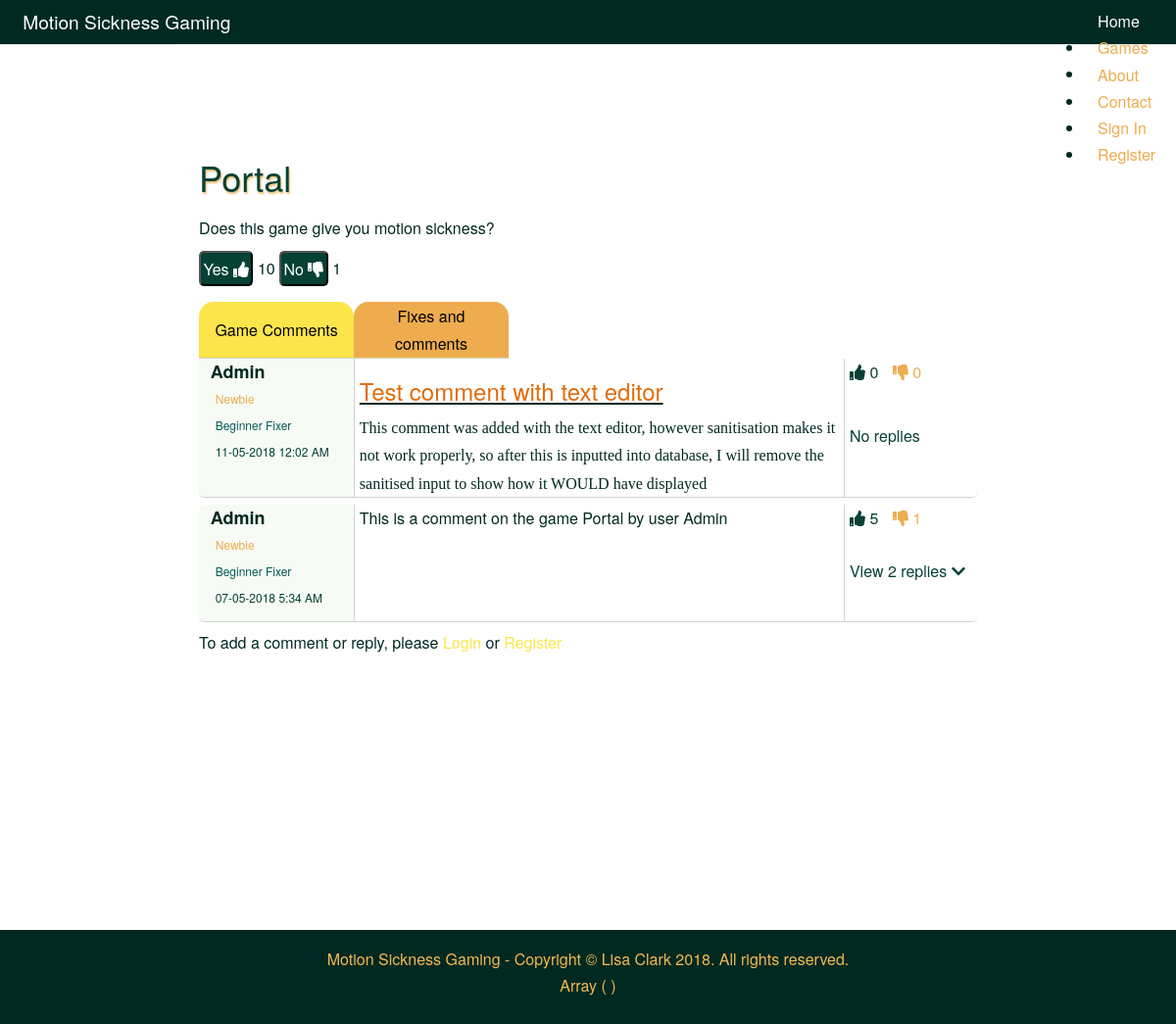
/view/php/individual_games.php?gameID=1, run on the app's committed database.
### tables this page shows
CREATE TABLE `game` (
  `gameID` int(10) UNSIGNED NOT NULL,
  `gameName` varchar(100) NOT NULL,
  `gameThUp` int(10) UNSIGNED NOT NULL,
  `gameThDown` int(10) UNSIGNED NOT NULL,
  `gameDate` datetime NOT NULL DEFAULT CURRENT_TIMESTAMP
);

CREATE TABLE `gamecomm` (
  `gameCommID` int(10) UNSIGNED NOT NULL,
  `gameComment` text NOT NULL,
  `gameCommDateTime` timestamp NOT NULL DEFAULT CURRENT_TIMESTAMP,
  `gameCommThUp` int(10) UNSIGNED NOT NULL,
  `gameCommThDown` int(10) UNSIGNED NOT NULL,
  `userID` int(10) UNSIGNED NOT NULL,
  `gameID` int(10) UNSIGNED NOT NULL,
  `deleted` tinyint(1) NOT NULL
);

CREATE TABLE `user` (
  `userID` int(10) UNSIGNED NOT NULL,
  `username` varchar(30) NOT NULL,
  `password` varchar(512) NOT NULL,
  `userCreateDate` datetime NOT NULL DEFAULT CURRENT_TIMESTAMP,
  `acctStatus` int(10) UNSIGNED NOT NULL
);

### model/dbfunctions.php (called while the page is built, shortened)
<?php
function get_one_game($gameID) {
    $selectonegame = "SELECT * FROM game WHERE gameID='" . $_GET['gameID'] . "'";
    include 'connect.php';
    $stmt = $conn->prepare($selectonegame);
    $result = $stmt->execute();
    return $stmt->fetch(PDO::FETCH_ASSOC);
}
function getGameComments($gameid) {
    $comment = "SELECT user.username, gameComment, gameCommDateTime, gameCommThUp, gameCommThDown, gameComm.userID, gameID, gameCommID
    FROM gamecomm
    INNER JOIN user ON user.userID = gameComm.userID
    WHERE gameID ='" . $gameid . "'
    ORDER BY gameCommDateTime DESC";
    include 'connect.php';
    $stmt = $conn->prepare($comment);
    $stmt->execute();
    return $stmt->fetchAll(PDO::FETCH_ASSOC);
}
function getThumbs($userID) {
    $rep= "SELECT user.userID, user.username, SUM(IFNULL(a.commthumbs,0)+IFNULL(b.commthumbs,0)+IFNULL(c.commthumbs,0)+IFNULL(d.commthumbs,0)) AS 'commthumbs',
    IFNULL(e.fixthumbs,0) AS 'fixthumbs'
    FROM user
    LEFT JOIN (
        SELECT userID, SUM(IFNULL(gameCommThUp,0)-IFNULL(gameCommThDown,0)) AS 'commthumbs'
        FROM gamecomm
        GROUP BY userID) a ON a.userID = user.userID
    LEFT JOIN (
        SELECT userID, SUM(IFNULL(fixCommThUp,0)-IFNULL(fixCommThDown,0)) AS 'commthumbs'
        FROM fixcomm
        GROUP BY userID) b ON b.userID = user.userID
    LEFT JOIN (
        SELECT userID, SUM(IFNULL(replyCommThUp,0)-IFNULL(replyCommThDown,0)) AS 'commthumbs'
        FROM gamereply
        GROUP BY userID) c ON c.userID = user.userID
    LEFT JOIN (
        SELECT userID, SUM(IFNULL(fixReplyThUp,0)-IFNULL(fixReplyThDown,0)) AS 'commthumbs'
        FROM fixreply
        GROUP BY userID) d ON d.userID = user.userID
    LEFT JOIN (
        SELECT userID, SUM(IFNULL(fixThUp,0)-IFNULL(fixThDown,0)) AS 'fixthumbs'
        FROM fix
        GROUP BY userID) e ON e.userID = user.userID
    WHERE user.userID ='" . $userID . "'";
    include 'connect.php';
    $stmt = $conn->prepare($rep);
    $result = $stmt->execute();
    return $stmt->fetch(PDO::FETCH_ASSOC);
}
function getReplyNumber($commID){
    $reply = "SELECT COUNT(*) as 'replies', gameCommID
    FROM gamereply
    WHERE gameCommID = '" . $commID . "'";
    include 'connect.php';
    $stmt = $conn->prepare($reply);
    $result = $stmt->execute();
    return $stmt->fetch(PDO::FETCH_ASSOC);
}
?>

### view/php/comments_game.php (the view, shortened to what this page needs)
<div id="gamecomment">
<?php
$getcomments = getGameComments($_GET['gameID']);
if (!empty($getcomments)) {
    $counter = 0;
    foreach($getcomments as $row) {
    $counter++;
    ?>
        <div class="databaseComments" id="#comment_<?php echo $row['gameCommID'] ?>">
            <div class="userinfo entry<?php echo $counter ?>">
                <p class="username"><?php echo $row['username'] ?></p>
                <?php
                    $getrep = getThumbs($row['userID']);
                    $getreply = getGameReply($row['gameCommID']);
                ?>
                <p class="commrep">
                    <?php
                        include 'rep_comments.php';
                    ?>
                </p>
                <p class="fixrep">
                    <?php
                        include 'rep_fix.php';
                    ?>
                </p>
                <p class="date">
                    <?php
                        $phpdate = strtotime( $row['gameCommDateTime'] );
                        $mysqldate = date( 'd-m-Y g:i A', $phpdate );
                        echo $mysqldate
                    ?></p>
            </div>
            <div class="actualcomment"><?php echo $row['gameComment'] ?></div>
            <div class="vote">
                <span class="green">
                    <i class="fas fa-thumbs-up"></i>
                    <span><?php echo $row['gameCommThUp'] ?></span>
                </span>
                <span class="orange">
                    <i class="fas fa-thumbs-down"></i>
                    <span><?php echo $row['gameCommThDown'] ?></span>
                </span>
            </div>
            <div class="reply">
                <?php
                    $getreplies = getReplyNumber($row['gameCommID']);
                ?>
                <p>
                    <a href="#comment_<?php echo $row['gameCommID'] ?>" onclick="toggleviewreply(<?php echo $row['gameCommID'] ?>);">
                        <?php
                    if ($getreplies['replies'] == 0) {
                        echo "No replies";
                    } else if ($getreplies['replies'] == 1) {
                        ?>
                        View
                        <?php
                         echo $getreplies['replies'] ?> reply <i class="fas fa-chevron-down"></i>
                        <?php
                    } else {
                        ?>
                        View
                        <?php
                    echo $getreplies['replies'] ?> replies <i class="fas fa-chevron-down"></i>
                        <?php
                    }
                    ?>
                    </a>
                </p>
            </div>
                <?php
                    foreach($getreply as $row2) {
                ?>
                    <?php
                        $getrep = getThumbs($row2['userID']);
                    ?>
                        <?php
                            include 'rep_comments.php';
                        ?>
                        <?php
                            include 'rep_fix.php';
                        ?>
                <?php
                }
                ?>
        </div>
    <?php
    }
} else {
    ?>
        <p class="nocomments">No comments to display</p>
<?php
}
    if (isset($_SESSION['loggedin']) && $_SESSION['loggedin'] == true) {
?>
<div class="addcomment">
        <form class="pure-form pure-form-stacked" id="gameComment" method="post" action="../../controller/addcomment.php">
            <fieldset>
                <textarea name="gamecomment" class="comment" id="gamecomment" onchange="validateForm();"></textarea>
                <input type="hidden" name="userID" value="<?php echo $_SESSION['userid'] ?>"/>
                <input type="hidden" name="gameID" value="<?php echo $_GET['gameID'] ?>"/>
                <input type="hidden" name="action_type" value="addgamecomment"/>
                <button type="submit" class="pure-button pure-button-primary">Comment</button>
            </fieldset>
                    <?php
        include 'error_section.php';
    ?>
            <div id="gamecomment_error"></div>
        </form>
    </div>
    <?php
        } else {
    ?>
    <div class="addcomment">
        <p>To add a comment or reply, please <a class="yellow" href="login.php">Login</a> or <a class="yellow" href="register.php">Register</a></p>
    </div>
    <?php
        }
    ?>
</div>

### view/php/individual_games.php (shortened to what this page needs)
<?php
    include 'header.php';
    include 'nav.php';
    include '../../model/connect.php';
    include '../../model/dbfunctions.php';
?>
    <?php
    $gamedetails = get_one_game($_GET['gameID']);
    ?>
<div class="container game-page">
    <div class="game-button">
        <h1 class="inline"><?php echo $gamedetails['gameName'];?></h1>
    </div>
    <?php
        include 'game_vote.php';
    ?>
    <div class="comment-container">
        <div class="pure-button-group tabs" role="group" aria-label="...">
            <button class="tab" onclick="tabOne();" id="tabone">Game Comments</button>
            <button class="tab" onclick="tabTwo();" id="tabtwo">Fixes and comments</button>
        </div>
        <div class="comment-inner">
            <?php
                include 'comments_game.php';
            ?>
        </div>
    </div>
</div>
<?php
    include 'footer.php';
?>

### view/php/game_vote.php (shortened to what this page needs)
<div class="gamevote">
    <p>Does this game give you motion sickness?</p>
        <form class="inline">
            <button type="button" id="game_yes" class="pure-button thumbs" onclick="updatethumbsup(<?php echo $_GET['gameID']; ?>)">
                Yes <i class="fas fa-thumbs-up"></i>
            </button>
            <span id="thup"><?php echo $gamedetails['gameThUp'];?></span>
        </form>
        <form class="inline">
            <button type="button" id="game_no" class="pure-button thumbs" onclick="updatethumbsdown(<?php echo $_GET['gameID']; ?>)">
                No <i class="fas fa-thumbs-down"></i>
            </button>
            <span id="thdown"><?php echo $gamedetails['gameThDown'];?></span>
        </form>
</div>

### view/php/rep_comments.php
<?php
    if($getrep['commthumbs'] <= 50) {
        echo 'Newbie';
    } else if($getrep['commthumbs'] > 50 && $getrep['commthumbs'] <= 500) {
        echo 'Partially Sick Member';
    } else if($getrep['commthumbs'] > 500) {
        echo 'Fully Sick Member';
    }
?>

### view/php/rep_fix.php
<?php
    if($getrep['fixthumbs'] < 1) {
    } else if($getrep['fixthumbs'] <= 100) {
        echo 'Beginner Fixer';
    } else if($getrep['fixthumbs'] > 100 && $getrep['fixthumbs'] <= 500) {
        echo 'Intermediate Fixer';
    } else if($getrep['fixthumbs'] > 500) {
        echo 'Ultimate Fixer';
    }
?>

### view/css/layouts/marketing.css (style rules this page uses)
* { -webkit-box-sizing: border-box; -moz-box-sizing: border-box; box-sizing: border-box; }
body { line-height: 1.7em; color: #002921; font-size: 13px; background-image: url(../../img/background.jpg); background-attachment: fixed; }
h1, h2, h3, h4, h5, h6, label { color: #054135; }
.pure-button { background-color: #EEAC4E; color: white; padding: 0.5em 2em; border-radius: 5px; }
@media (min-width: 48em) { body { font-size: 16px; } }

### view/css/style.css (style rules this page uses)
.game-page { padding-top: 80px; margin: 0 auto; background: rgba(255,255,255,0.4); width: 70%; min-height: 1000px; }
.game-page h1 { text-shadow: 1px 2px 2px rgba(238,172,78,0.8); padding-top: 2%; }
.game-page h1, .game-page h2 { padding-left: 1%; }
.gamevote { padding: 1%; }
.inline { display: inline-block; }
.comment-container { width: 100%; margin: 1%; }
.tabs { display: grid; grid-template-columns: 19.5% 19.5% 61%; }
.tab { border-radius: 15px 15px 0px 0px; color: black; border: none; border-bottom: 1px solid lightgrey; }
a { color: #054135; }
a.yellow { color: #FCE54A; }
#tabone { background: #FCE54A; grid-column-start: 1; grid-column-end: 2; grid-row-start: 1; grid-row-end: 4; }
#tabtwo { background: #EEAC4E; grid-column-start: 2; grid-column-end: 3; grid-row-start: 1; grid-row-end: 4; }
.comment-inner { width: 98%; margin-top: 0; padding 0.5em; }
.databaseComments { width: 100%; margin: 0; padding: 0; display: grid; grid-template-columns: 20% 20% 43% 17%; margin-bottom: 5px; }
.userinfo { grid-column-start: 1; grid-column-end: 2; grid-row-start: 1; grid-row-end: 3; padding-left: 1%; border-bottom: 1px solid lightgrey; border-right: 1px solid lightgrey; background-color: #F7FBF5; border-bottom-left-radius: 5px; border-top-left-radius: 5px; margin-bottom: 2px; }
.entry1 { border-top-left-radius: 0px; }
.actualcomment { grid-column-start: 2; grid-column-end: 4; grid-row-start: 1; grid-row-end: 3; padding-left: 1%; padding-right: 1%; border-bottom: 1px solid lightgrey; border-right: 1px solid lightgrey; background: white; margin-bottom: 2px; }
.vote { grid-column-start: 4; grid-column-end: 5; grid-row-start: 1; grid-row-end: 2; padding-left: 5px; background: white; border-top-right-radius: 5px; }
.reply { grid-column-start: 4; grid-column-end: 5; grid-row-start: 2; grid-row-end: 3; padding-left: 5px; border-bottom: 1px solid lightgrey; background: white; border-bottom-right-radius: 5px; margin-bottom: 2px; }
.pure-button.thumbs { background-color: #054135; padding: 0.15em; }
.game-button { min-height: 80px; }
.commrep { color: #EEAC4E; font-size: 12px; margin: 0; padding-top: 0; padding-bottom: 0; padding-left: 15px; }
.fixrep { color: #055A57; font-size: 12px; margin: 0; padding-top: 0; padding-bottom: 0; padding-left: 15px; }
.username { padding-bottom: 0; margin-bottom: 0; font-size: 18px; font-weight: bold; padding-left: 10px; }
.date { font-size: 12px; color: #054135; padding-left: 15px; }
.addcomment { margin-bottom: 200px; }
.green { color: #054135; padding-right: 2px; }
.orange { color: #EEAC4E; padding-right: 2px; }
span.green { padding-right: 10px; }

### data on the page
game: gameName "Portal", gameThUp "10", gameThDown "1"
gamecomm: userID.username "Admin", gameCommDateTime "11-05-2018 12:02 AM", gameComment "Test comment with text editor This comment was added with the text editor, however sanitisation makes it not work properly, so after this is inputted into database, I will remove the sanitised input to show how it WOULD have displayed", gameCommThUp "0", gameCommThDown "0", shows "No replies"
gamecomm: userID.username "Admin", gameCommDateTime "07-05-2018 5:34 AM", gameComment "This is a comment on the game Portal by user Admin", gameCommThUp "5", gameCommThDown "1", replies "2"
